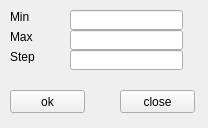
<?xml version="1.0" encoding="UTF-8"?>
<ui version="4.0">
 <class>Form</class>
 <widget class="QWidget" name="Form">
  <property name="geometry">
   <rect>
    <x>0</x>
    <y>0</y>
    <width>208</width>
    <height>128</height>
   </rect>
  </property>
  <property name="windowTitle">
   <string>Form</string>
  </property>
  <widget class="QLabel" name="label_3">
   <property name="geometry">
    <rect>
     <x>10</x>
     <y>50</y>
     <width>47</width>
     <height>13</height>
    </rect>
   </property>
   <property name="text">
    <string>Step</string>
   </property>
  </widget>
  <widget class="QLineEdit" name="lineEdit">
   <property name="geometry">
    <rect>
     <x>70</x>
     <y>10</y>
     <width>113</width>
     <height>20</height>
    </rect>
   </property>
  </widget>
  <widget class="QLabel" name="label_2">
   <property name="geometry">
    <rect>
     <x>10</x>
     <y>30</y>
     <width>47</width>
     <height>13</height>
    </rect>
   </property>
   <property name="text">
    <string>Max</string>
   </property>
  </widget>
  <widget class="QLineEdit" name="lineEdit_1">
   <property name="geometry">
    <rect>
     <x>70</x>
     <y>30</y>
     <width>113</width>
     <height>20</height>
    </rect>
   </property>
  </widget>
  <widget class="QLineEdit" name="lineEdit_2">
   <property name="geometry">
    <rect>
     <x>70</x>
     <y>50</y>
     <width>113</width>
     <height>20</height>
    </rect>
   </property>
  </widget>
  <widget class="QLabel" name="label">
   <property name="geometry">
    <rect>
     <x>10</x>
     <y>10</y>
     <width>47</width>
     <height>13</height>
    </rect>
   </property>
   <property name="text">
    <string>Min</string>
   </property>
  </widget>
  <widget class="QPushButton" name="btn1">
   <property name="geometry">
    <rect>
     <x>10</x>
     <y>90</y>
     <width>75</width>
     <height>23</height>
    </rect>
   </property>
   <property name="text">
    <string>ok</string>
   </property>
  </widget>
  <widget class="QPushButton" name="btn2">
   <property name="geometry">
    <rect>
     <x>120</x>
     <y>90</y>
     <width>75</width>
     <height>23</height>
    </rect>
   </property>
   <property name="text">
    <string>close</string>
   </property>
  </widget>
 </widget>
 <resources/>
 <connections/>
</ui>
